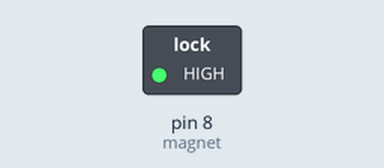
This sketch was run on a simulated Arduino Uno, built with avr-gcc and run on an emulated ATmega328P. On the bench: switched loads named in the sketch (green lamp = pin HIGH).

Above: at 2.5 s.
At 7.5 s:
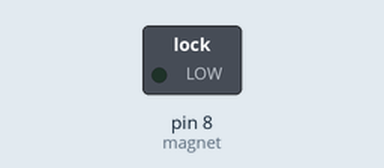
Timing chart, 0 to 13.0 s (numbered marks = the images above):
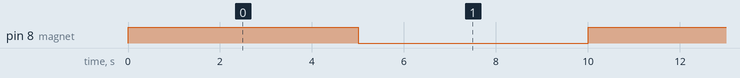

The sketch:

Magnet.ino
```cpp
int magnet = 8;
// the setup routine runs once when you press reset:
void setup() {
  // initialize the digital pin as an output.
  pinMode(magnet, OUTPUT);
}
// the loop routine runs over and over again forever:
void loop() {
  digitalWrite(magnet, HIGH); // turn the LED on (HIGH is the voltagelevel)
  delay(5000); // wait for a second
  digitalWrite(magnet, LOW); // turn the LED off by making the voltageLOW
  delay(5000); // wait for a second
}
```

Measured:
- by itself, pin 8 (magnet): alternates HIGH for 5.0 s and LOW for 5.0 s
